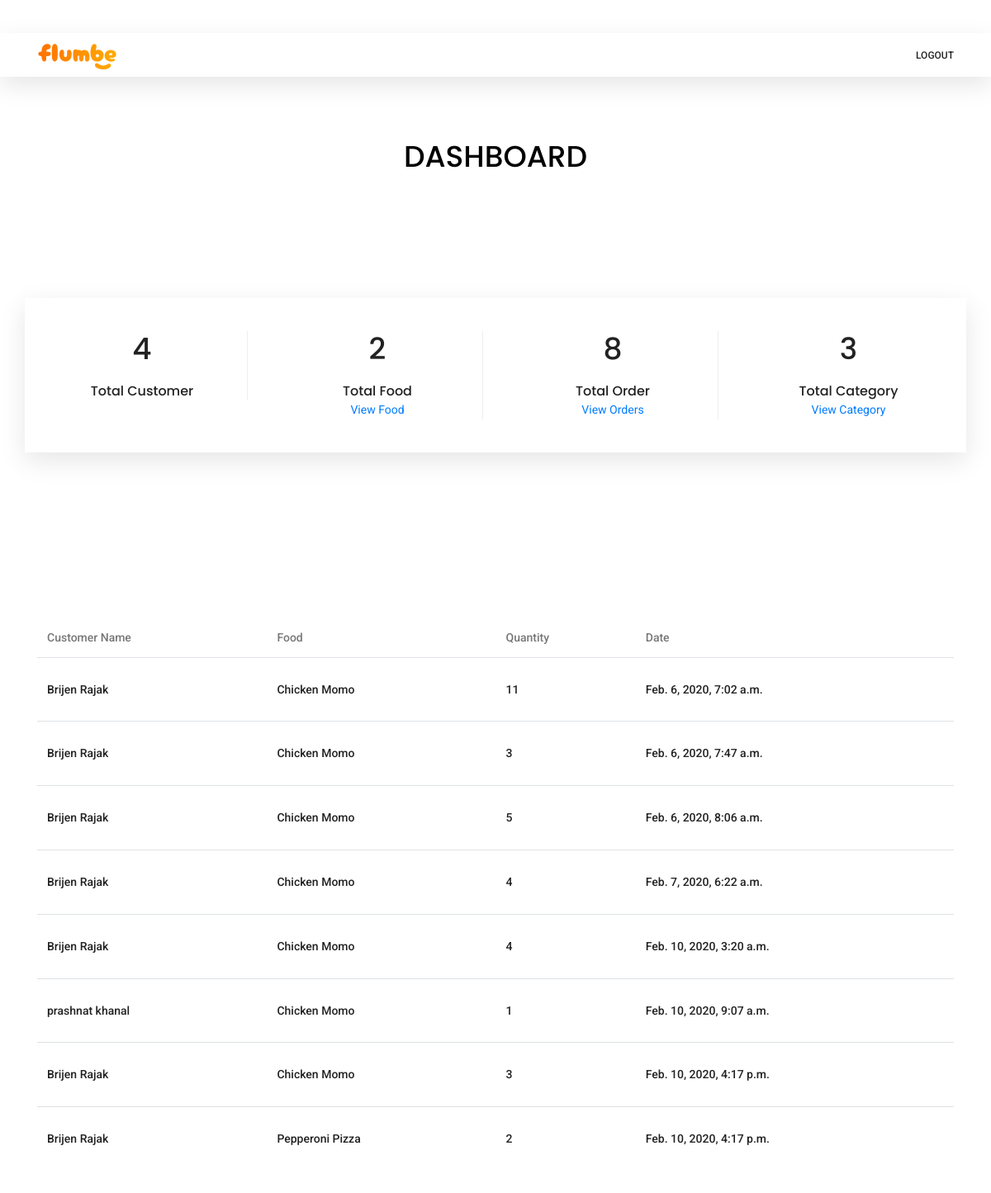
Page /dashboard/all-orders (signed in) on the earlier database version.
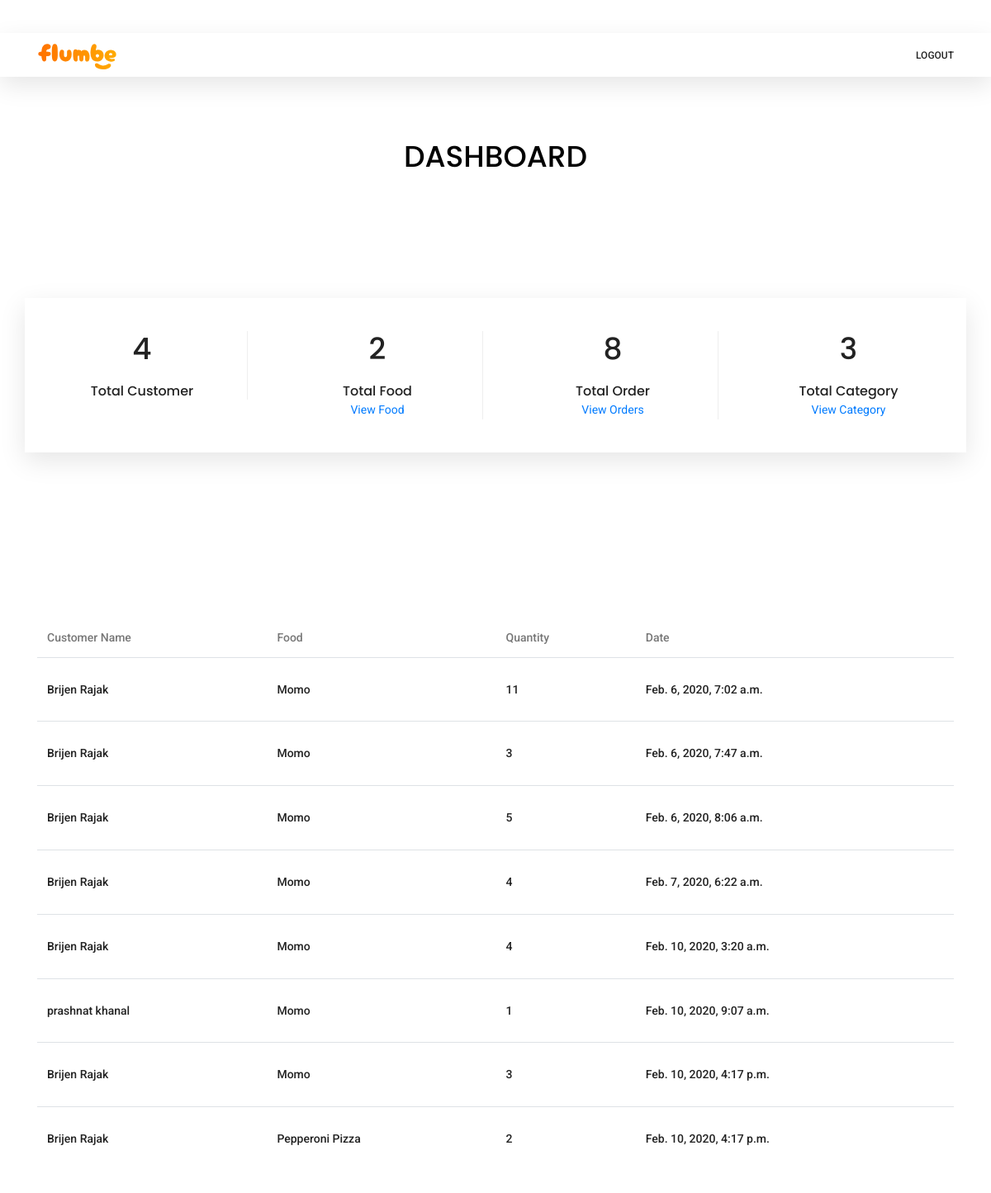
Same page on the later database version.
### food/models.py (models this page shows, shortened)
class Order(models.Model):
    cus_id = models.ForeignKey(Customer, on_delete=models.CASCADE)
    food_id = models.ForeignKey(Food, on_delete=models.CASCADE)
    quantity = models.IntegerField()
    date_order = models.DateTimeField(auto_now_add=True)

class Food(models.Model):
    name = models.CharField(max_length=20)
    price = models.FloatField()
    description = models.TextField()
    photo = models.ImageField(upload_to='uploads/', null=True)
    cat_id = models.ForeignKey(
        Category, on_delete=models.CASCADE, null=True)

class Customer(models.Model):
    user = models.OneToOneField(User, on_delete=models.CASCADE)
    photo = models.ImageField(upload_to='uploads/', null=True)
    address = models.CharField(max_length=30)
    contact = models.IntegerField(null=True)

### account/decorators.py (the view)
    def wrapper_func(request, *args, **kwargs):
        if request.user.is_superuser:
            return view_func(request, *args, **kwargs)
        else:
            return redirect('food:index')

### account/views.py (called while the page is built)
@login_required(login_url='account:login')
@admin_only
def all_orders(request):   # Admin view order method
    f = Food.objects.all()
    o = Order.objects.all()
    c = Customer.objects.all()
    cat = Category.objects.all()
    total_food = f.count()
    total_order = o.count()
    total_customer = c.count()
    total_category = cat.count()
    return render(request, "account/all-orders.html", {"ord": o, "total_food": total_food, "total_order": total_order, "total_customer": total_customer, "total_category": total_category})

### account/templates/account/all-orders.html
{%extends 'base.html' %} {% load static %} {% block content%}
<br />
<br />
<br />
<br />
<br />
<br />
<br />
<div class="container">
  <div class="row justify-content-center">
    <div class="col-lg-6 text-center">
      <div class="section-title">
        <h1>
          <a href="{%url 'account:home'%}" style="color:black;">DASHBOARD</a>
        </h1>
      </div>
    </div>
  </div>
</div>
<section class="features-area section_gap">
  <div class="container">
    <div class="row features-inner">
      <div class="col-lg-3 col-md-6 col-sm-6">
        <div class="single-features">
          <div class="f-icon">
            <h1>{{total_customer}}</h1>
          </div>
          <h6>Total Customer</h6>
        </div>
      </div>
      <div class="col-lg-3 col-md-6 col-sm-6">
        <div class="single-features">
          <div class="f-icon">
            <h1>{{total_food}}</h1>
          </div>
          <h6>Total Food</h6>
          <p><a href="{%url 'account:food'%}">View Food</a></p>
        </div>
      </div>
      <div class="col-lg-3 col-md-6 col-sm-6">
        <div class="single-features">
          <div class="f-icon">
            <h1>{{total_order}}</h1>
          </div>
          <h6>Total Order</h6>
          <p><a href="{%url 'account:all_orders'%}">View Orders</a></p>
        </div>
      </div>
      <div class="col-lg-3 col-md-6 col-sm-6">
        <div class="single-features">
          <div class="f-icon">
            <h1>{{total_category}}</h1>
          </div>
          <h6>Total Category</h6>
          <p><a href="{%url 'account:category'%}">View Category</a></p>
        </div>
      </div>
    </div>
  </div>
</section>
<section class="cart_area">
  <div class="container">
    <div class="cart_inner">
      <div class="table-responsive">
        <table class="table">
          <thead>
            <tr>
              <th scope="col">Customer Name</th>
              <th scope="col">Food</th>
              <th scope="col">Quantity</th>
              <th scope="col">Date</th>
            </tr>
          </thead>
          {%if ord%}
          <tbody>
            {%for o in ord%}
            <tr>
              <td>
                <h5>
                  {{o.cus_id.user.first_name}} {{o.cus_id.user.last_name}}
                </h5>
              </td>
              <td>
                <h5>{{o.food_id.name}}</h5>
              </td>
              <td>
                <h5>{{o.quantity}}</h5>
              </td>
              <td>
                <h5>{{o.date_order}}</h5>
              </td>
            </tr>
            {%endfor%}
          </tbody>
          {%else%}
          <h1>Nothing in order history.</h1>
          {%endif%}
        </table>
      </div>
    </div>
  </div>
</section>
{%endblock %}

Differences in the rows shown:
changed through a linked row, Order "Feb. 6, 2020, 7:02 a.m.": food_id.name "Chicken Momo" → "Momo"
changed through a linked row, Order "Feb. 6, 2020, 7:47 a.m.": food_id.name "Chicken Momo" → "Momo"
changed through a linked row, Order "Feb. 6, 2020, 8:06 a.m.": food_id.name "Chicken Momo" → "Momo"
changed through a linked row, Order "Feb. 7, 2020, 6:22 a.m.": food_id.name "Chicken Momo" → "Momo"
changed through a linked row, Order "Feb. 10, 2020, 3:20 a.m.": food_id.name "Chicken Momo" → "Momo"
changed through a linked row, Order "Feb. 10, 2020, 9:07 a.m.": food_id.name "Chicken Momo" → "Momo"
changed through a linked row, Order (number 7 of 8 on the later page): food_id.name "Chicken Momo" → "Momo"
